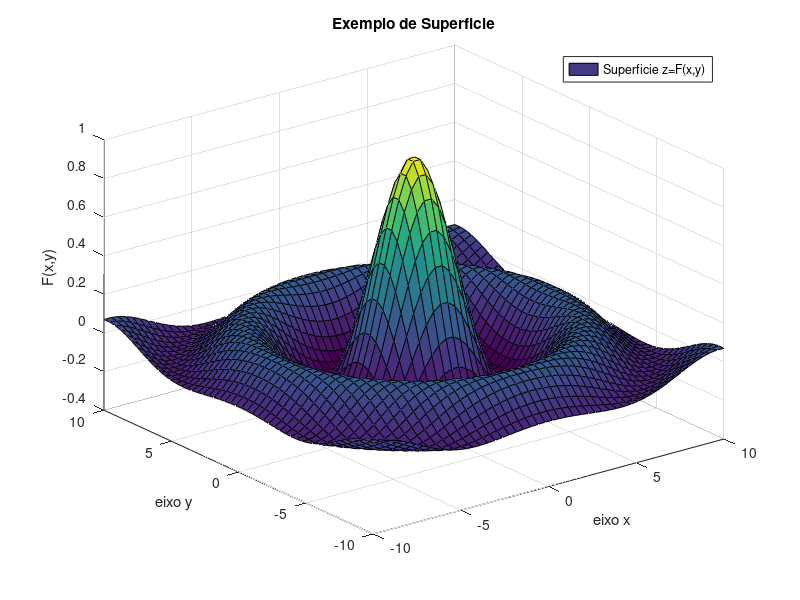

MATLAB code for this plot:
px = py = linspace (-10, 10, 50)';
[x, y] = meshgrid (px, py);
r = sqrt (x.^2 + y.^2) + 0.1;
z = sin (r) ./ r;
surf (x, y, z);
xlabel('eixo x');
ylabel('eixo y');
zlabel ('F(x,y)')
title('Exemplo de Superficie');
legend('Superficie z=F(x,y)');
